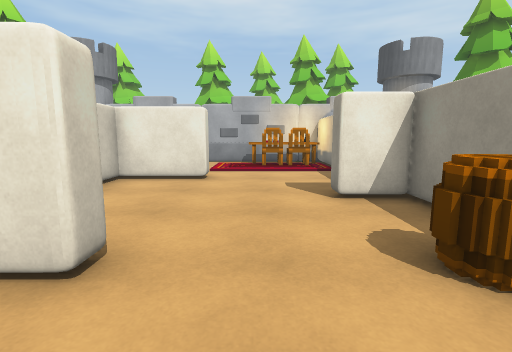
[1] (above)

18 first-person views from a walk through a Unity game level. The camera is 1.3 m above the floor, tilts 8° down and sees 85° across. The floor is counted in squares, 1 m on a side. Each view is taken from the middle of a square. On the plan, view 1 faces up. The plan holds only what a view shows up to about 13 squares ahead; the rest is blank. The place goes on beyond the plan. The player is left out. Some animated figures are not drawn. Door leaves are left out, so doorways stand open.

[2]
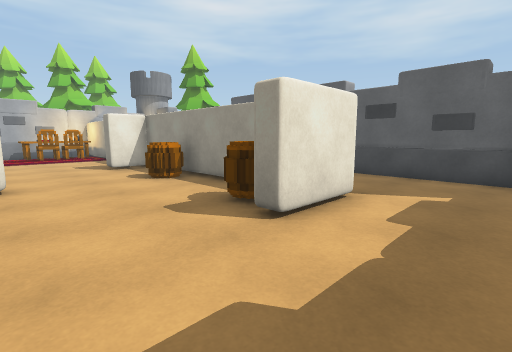

[3]
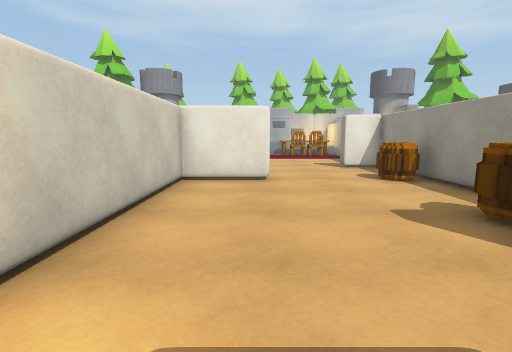

[4]
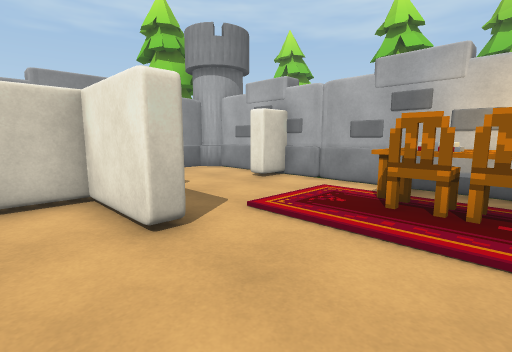

[5]
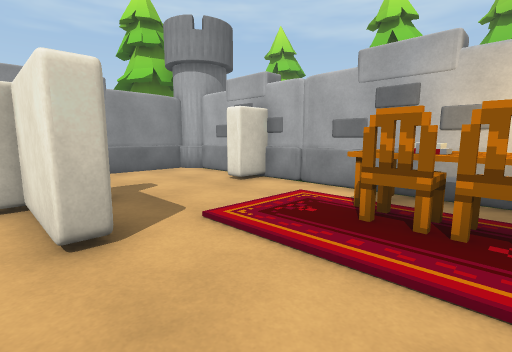

[6]
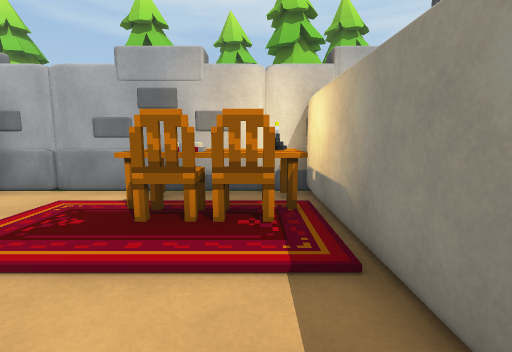

[7]
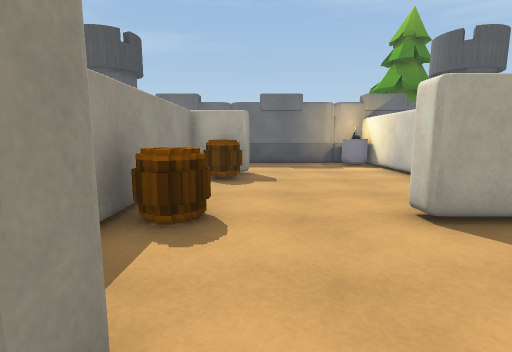

[8]
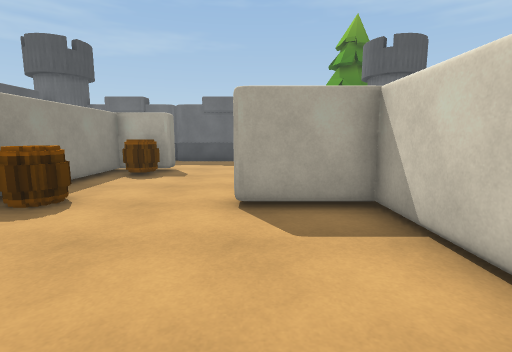

[9]
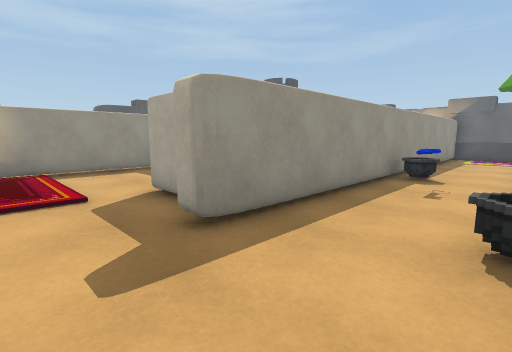

[10]
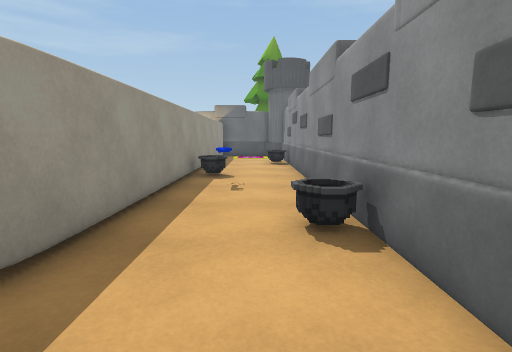

[11]
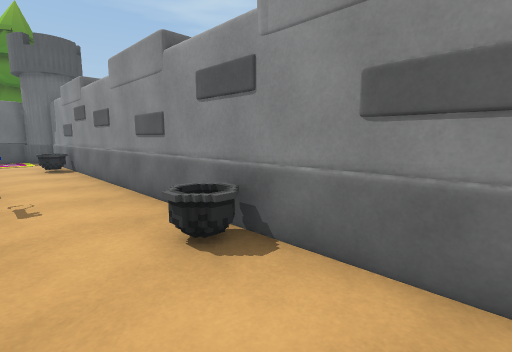

[12]
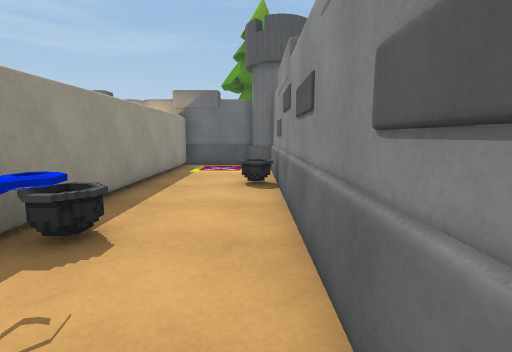

[13]
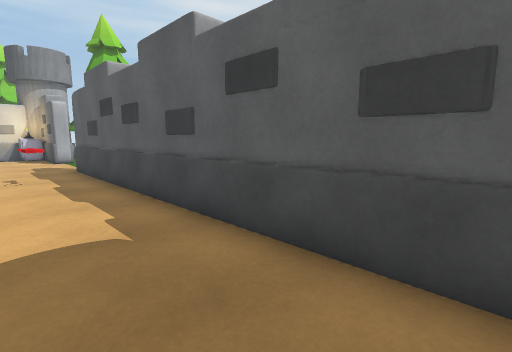

[14]
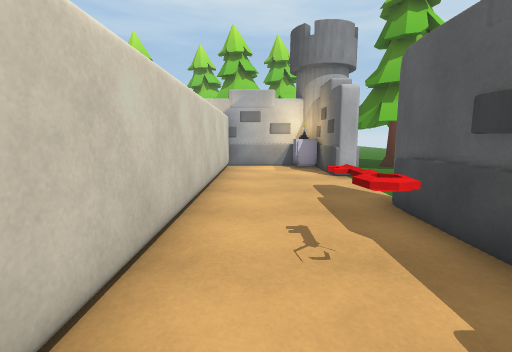

[15]
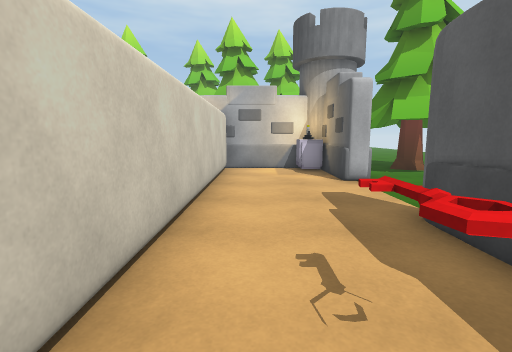

[16]
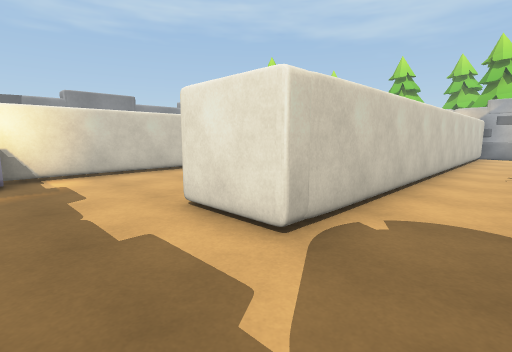

[17]
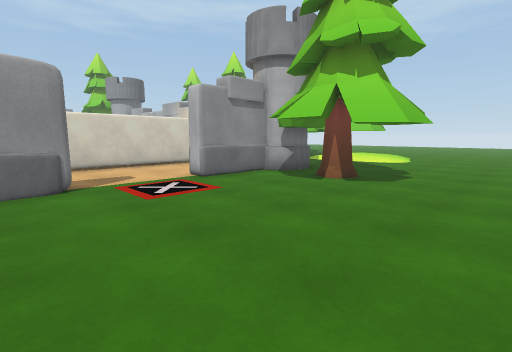

[18]
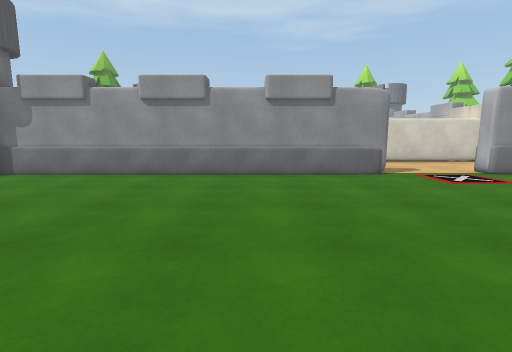

### Floor plan
Key: @ floor where view 1 was taken; # wall or solid block; . floor; D open door; T table; B books; C chair; A barrel; W tower; N candle; U cauldron; K key; H thing the floor can be seen under or through; O other object.
Columns run from 10 left of view 1 to 18 right of it. Each row starts with its distance up from view 1.
 19                      .....
 18                      .....
 17                      ......
 16   W              W W ......
 15   W################W#HH....
 14  #W..##...TTN##..O###HH  ..
 13  #...DD.. BBT##...#....H...
 12  #...DD.. CCC##...#........
 11  #...DD......##...D........
 10  #...DD......##...D........
  9  #...####....##...D........
  8  #U..##......##...D........
  7  #...##......##...#.......
  6  #...##.....###...#........
  5  #...##......##.K.#........
  4  #...##......##...#........
  3  #..K####...A##...#........ .
  2  #..U####...A##...#........
  1  #...##......##...#........
  0  #...##...@..##...#.......
 -1  #...##.....A##...#......
 -2  #U..##.....A##...#.....
 -3  #...##.....###...#....
 -4  #...##......DD...#...
 -5  #...##......DD...#.
 -6 WWW  ###.....DD..W#W

Where each view was taken, in squares from view 1:
view 1: 0 up, 0 right, facing up
view 2: 6 down, 2 left, facing up-right
view 3: 6 down, 2 left, facing up
view 4: 7 up, 2 right, facing up-left
view 5: 8 up, 2 right, facing up-left
view 6: 8 up, 2 right, facing up
view 7: 7 up, 1 right, facing down
view 8: 8 up, 2 left, facing down
view 9: 12 up, 8 left, facing down-right
view 10: 12 up, 7 left, facing down
view 11: 11 up, 6 left, facing down-left
view 12: 6 up, 8 left, facing down
view 13: 5 down, 5 right, facing up-right
view 14: 2 up, 5 right, facing up
view 15: 3 up, 5 right, facing up
view 16: 6 down, 6 right, facing up-left
view 17: 6 up, 16 right, facing up-left
view 18: 3 up, 18 right, facing left
